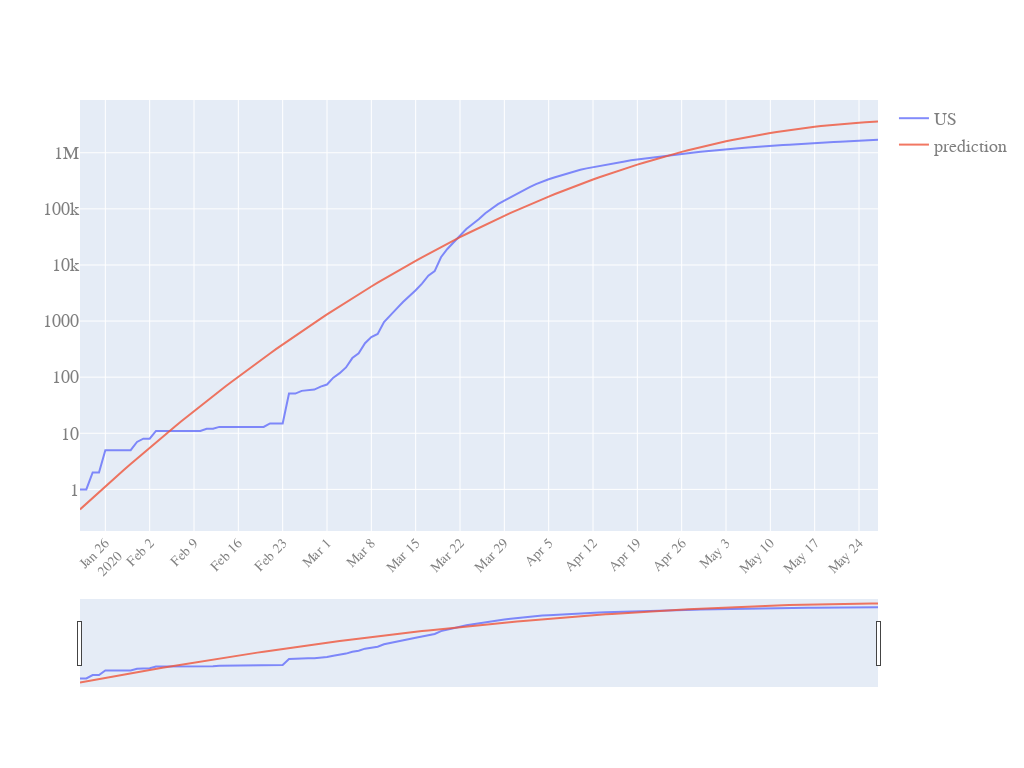

Source (notebook cell):
### Markdown cell above
## 5 Regression

### Code cell
from sklearn.linear_model import LinearRegression
from sklearn.preprocessing import PolynomialFeatures
def Linear():
    df_analyse=pd.read_csv('/Users/rae616188919/covid-19-analysis/data/processed/COVID_small_flat_table.csv',sep=';',
                       parse_dates=[0])  
    l_vec=len(df_analyse['US'])
    X=np.arange(l_vec-5).reshape(-1, 1)
    y=np.log(np.array(df_analyse['US'][5:]))
    quadratic_featurizer = PolynomialFeatures(degree=2)
    X_train = quadratic_featurizer.fit_transform(X)
    model2 = LinearRegression()
    model2.fit(X_train, y)
    X_hat=quadratic_featurizer.transform(np.arange(l_vec).reshape(-1, 1))
    Y_hat=model2.predict(X_hat)
    LR_inspect=df_analyse[['date','US']].copy()
    LR_inspect['prediction']=np.exp(Y_hat)
    quick_plot(LR_inspect.date,
           LR_inspect.iloc[:,1:],
           y_scale='log',
           slider=True)

if __name__ == '__main__':
    Linear()
